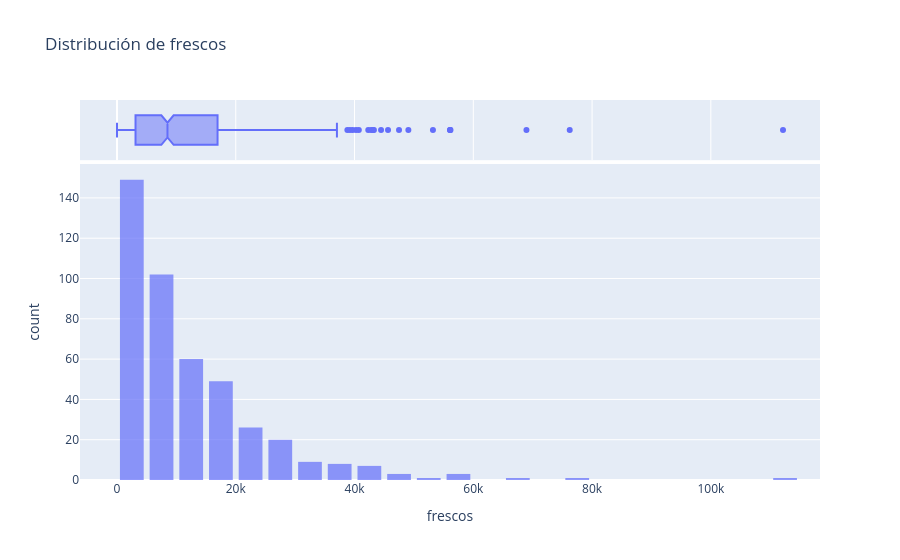
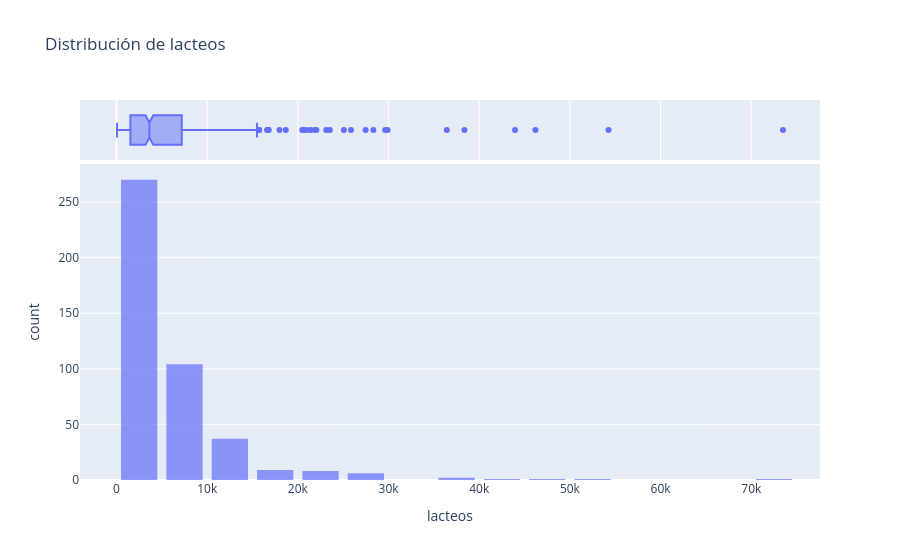
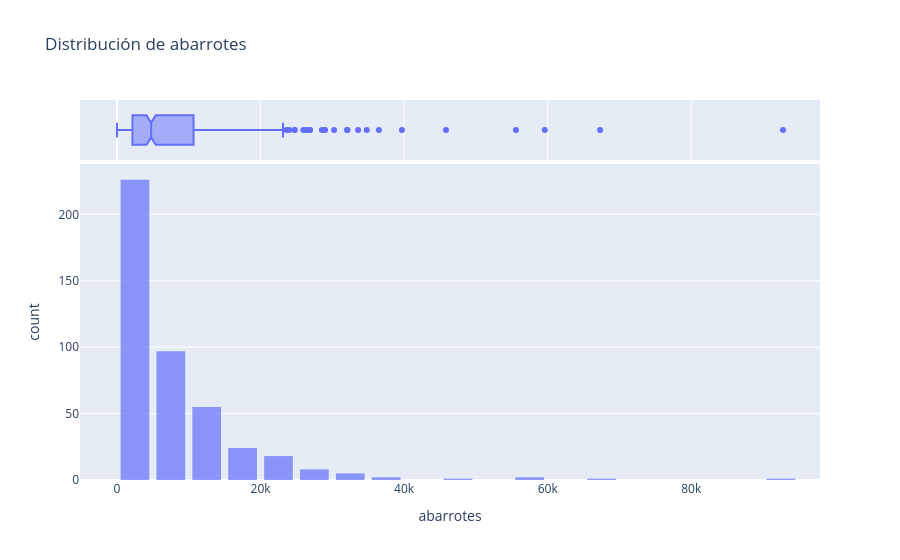
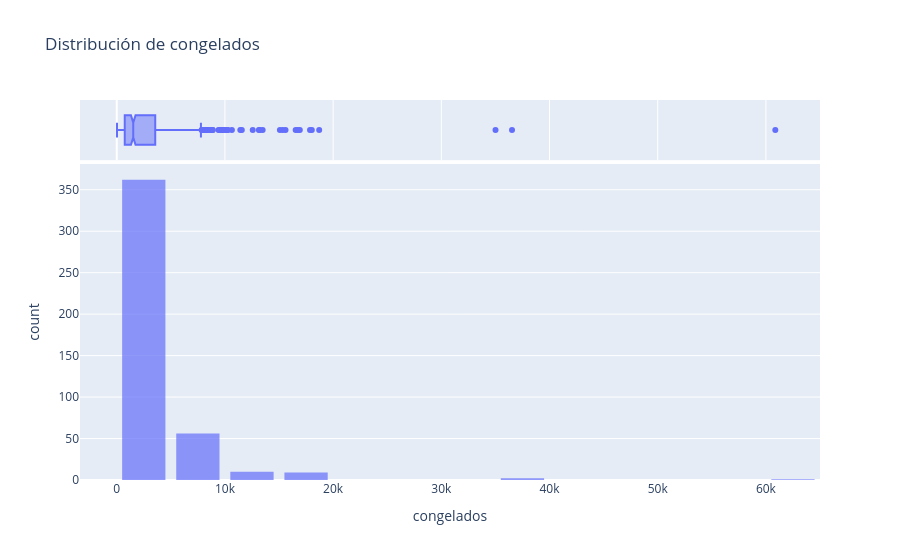

Notebook code cell kept with these figures, in order:
### Markdown cell above
✍️ **¿Qué observas?** ¿Hay nulos? Compara la media y la mediana (50%) de cada gasto: ¿qué te dice que la media sea mucho mayor? ¿Cuánto vale el máximo comparado con la mediana? ¿Qué canal domina?

No hay nulos: son 440 clientes con 8 columnas completas. En todas las categorías la media es mucho mayor que la mediana (por ejemplo, frescos tiene media de 12,000 y mediana de 8,504; detergentes y papel tiene media de 2,881 y mediana de sólo 816). Eso dice que las distribuciones están sesgadas a la derecha: la mayoría compra poco y unos cuantos clientes muy grandes jalan el promedio hacia arriba. El máximo es enorme comparado con la mediana: en frescos es 112,151 contra 8,504 y en delicatessen 47,943 contra 966. El canal que domina es Horeca, con 298 de 440 clientes (contra 142 de Retail), y la mayoría de los clientes están en la región "Otra" (316).

### Code cell
# Histograma + boxplot de cada gasto
# Pista: plot_distributions(df, gasto)
# ✍️ Tu código aquí
plot_distributions(df, gasto)

### Figure 1 — Plotly figure (JSON) as saved in the notebook; plotly's stock layout.template omitted (floating-point values rounded to 4 significant figures; data arrays with more than 128 entries replaced by an {"elided": "..."} marker saying what was removed)
{"data": [{"bingroup": "x", "hovertemplate": "frescos=%{x}<br>count=%{y}<extra></extra>", "legendgroup": "", "marker": {"color": "#636efa", "opacity": 0.7, "pattern": {"shape": ""}}, "name": "", "nbinsx": 30, "orientation": "v", "showlegend": false, "type": "histogram", "x": {"elided": "440 int values"}, "xaxis": "x", "yaxis": "y"}, {"hovertemplate": "frescos=%{x}<extra></extra>", "legendgroup": "", "marker": {"color": "#636efa"}, "name": "", "notched": true, "showlegend": false, "type": "box", "x": {"elided": "440 int values"}, "xaxis": "x2", "yaxis": "y2"}], "layout": {"bargap": 0.2, "barmode": "relative", "legend": {"tracegroupgap": 0}, "title": {"text": "Distribución de frescos"}, "xaxis": {"anchor": "y", "domain": [0.0, 1.0], "title": {"text": "frescos"}}, "xaxis2": {"anchor": "y2", "domain": [0.0, 1.0], "matches": "x", "showgrid": true, "showticklabels": false}, "yaxis": {"anchor": "x", "domain": [0.0, 0.8316], "title": {"text": "count"}}, "yaxis2": {"anchor": "x2", "domain": [0.8416, 1.0], "matches": "y2", "showgrid": false, "showline": false, "showticklabels": false, "ticks": ""}}}

### Figure 2 — Plotly figure (JSON) as saved in the notebook; plotly's stock layout.template omitted (floating-point values rounded to 4 significant figures; data arrays with more than 128 entries replaced by an {"elided": "..."} marker saying what was removed)
{"data": [{"bingroup": "x", "hovertemplate": "lacteos=%{x}<br>count=%{y}<extra></extra>", "legendgroup": "", "marker": {"color": "#636efa", "opacity": 0.7, "pattern": {"shape": ""}}, "name": "", "nbinsx": 30, "orientation": "v", "showlegend": false, "type": "histogram", "x": {"elided": "440 int values"}, "xaxis": "x", "yaxis": "y"}, {"hovertemplate": "lacteos=%{x}<extra></extra>", "legendgroup": "", "marker": {"color": "#636efa"}, "name": "", "notched": true, "showlegend": false, "type": "box", "x": {"elided": "440 int values"}, "xaxis": "x2", "yaxis": "y2"}], "layout": {"bargap": 0.2, "barmode": "relative", "legend": {"tracegroupgap": 0}, "title": {"text": "Distribución de lacteos"}, "xaxis": {"anchor": "y", "domain": [0.0, 1.0], "title": {"text": "lacteos"}}, "xaxis2": {"anchor": "y2", "domain": [0.0, 1.0], "matches": "x", "showgrid": true, "showticklabels": false}, "yaxis": {"anchor": "x", "domain": [0.0, 0.8316], "title": {"text": "count"}}, "yaxis2": {"anchor": "x2", "domain": [0.8416, 1.0], "matches": "y2", "showgrid": false, "showline": false, "showticklabels": false, "ticks": ""}}}

### Figure 3 — Plotly figure (JSON) as saved in the notebook; plotly's stock layout.template omitted (floating-point values rounded to 4 significant figures; data arrays with more than 128 entries replaced by an {"elided": "..."} marker saying what was removed)
{"data": [{"bingroup": "x", "hovertemplate": "abarrotes=%{x}<br>count=%{y}<extra></extra>", "legendgroup": "", "marker": {"color": "#636efa", "opacity": 0.7, "pattern": {"shape": ""}}, "name": "", "nbinsx": 30, "orientation": "v", "showlegend": false, "type": "histogram", "x": {"elided": "440 int values"}, "xaxis": "x", "yaxis": "y"}, {"hovertemplate": "abarrotes=%{x}<extra></extra>", "legendgroup": "", "marker": {"color": "#636efa"}, "name": "", "notched": true, "showlegend": false, "type": "box", "x": {"elided": "440 int values"}, "xaxis": "x2", "yaxis": "y2"}], "layout": {"bargap": 0.2, "barmode": "relative", "legend": {"tracegroupgap": 0}, "title": {"text": "Distribución de abarrotes"}, "xaxis": {"anchor": "y", "domain": [0.0, 1.0], "title": {"text": "abarrotes"}}, "xaxis2": {"anchor": "y2", "domain": [0.0, 1.0], "matches": "x", "showgrid": true, "showticklabels": false}, "yaxis": {"anchor": "x", "domain": [0.0, 0.8316], "title": {"text": "count"}}, "yaxis2": {"anchor": "x2", "domain": [0.8416, 1.0], "matches": "y2", "showgrid": false, "showline": false, "showticklabels": false, "ticks": ""}}}

### Figure 4 — Plotly figure (JSON) as saved in the notebook; plotly's stock layout.template omitted (floating-point values rounded to 4 significant figures; data arrays with more than 128 entries replaced by an {"elided": "..."} marker saying what was removed)
{"data": [{"bingroup": "x", "hovertemplate": "congelados=%{x}<br>count=%{y}<extra></extra>", "legendgroup": "", "marker": {"color": "#636efa", "opacity": 0.7, "pattern": {"shape": ""}}, "name": "", "nbinsx": 30, "orientation": "v", "showlegend": false, "type": "histogram", "x": {"elided": "440 int values"}, "xaxis": "x", "yaxis": "y"}, {"hovertemplate": "congelados=%{x}<extra></extra>", "legendgroup": "", "marker": {"color": "#636efa"}, "name": "", "notched": true, "showlegend": false, "type": "box", "x": {"elided": "440 int values"}, "xaxis": "x2", "yaxis": "y2"}], "layout": {"bargap": 0.2, "barmode": "relative", "legend": {"tracegroupgap": 0}, "title": {"text": "Distribución de congelados"}, "xaxis": {"anchor": "y", "domain": [0.0, 1.0], "title": {"text": "congelados"}}, "xaxis2": {"anchor": "y2", "domain": [0.0, 1.0], "matches": "x", "showgrid": true, "showticklabels": false}, "yaxis": {"anchor": "x", "domain": [0.0, 0.8316], "title": {"text": "count"}}, "yaxis2": {"anchor": "x2", "domain": [0.8416, 1.0], "matches": "y2", "showgrid": false, "showline": false, "showticklabels": false, "ticks": ""}}}
